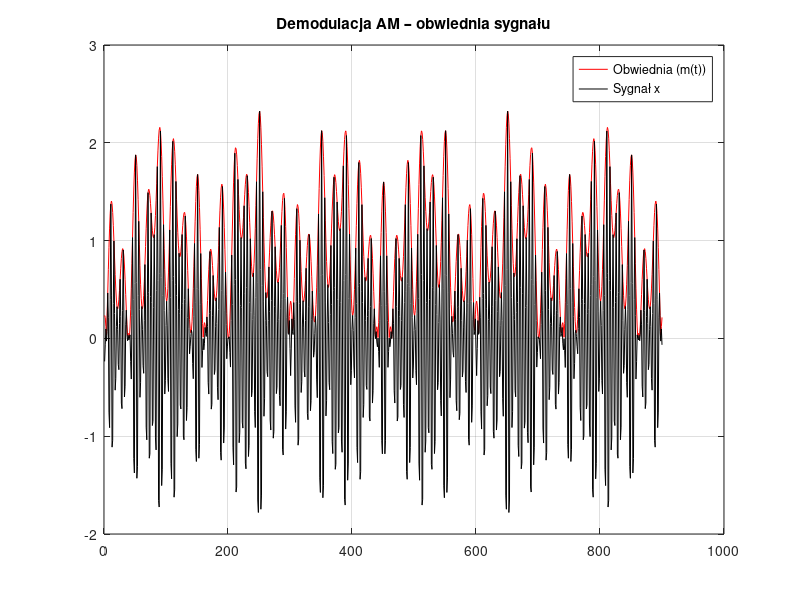
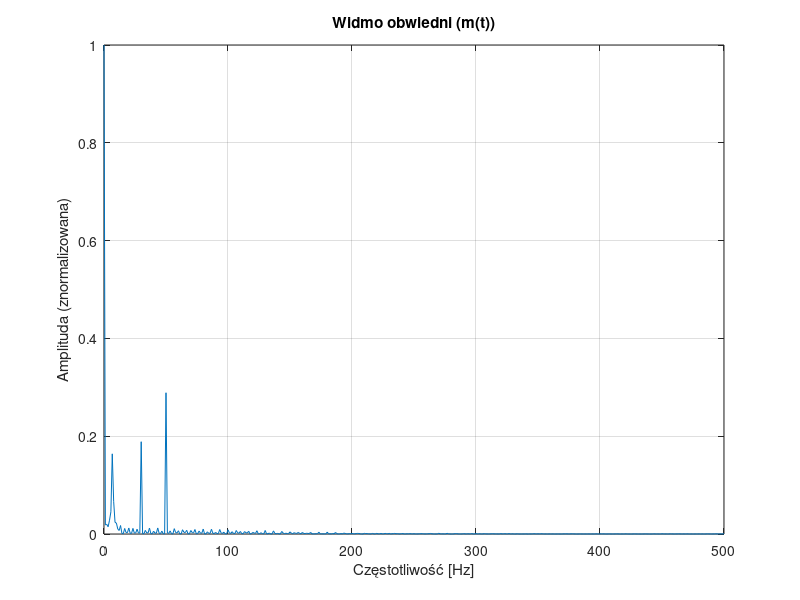
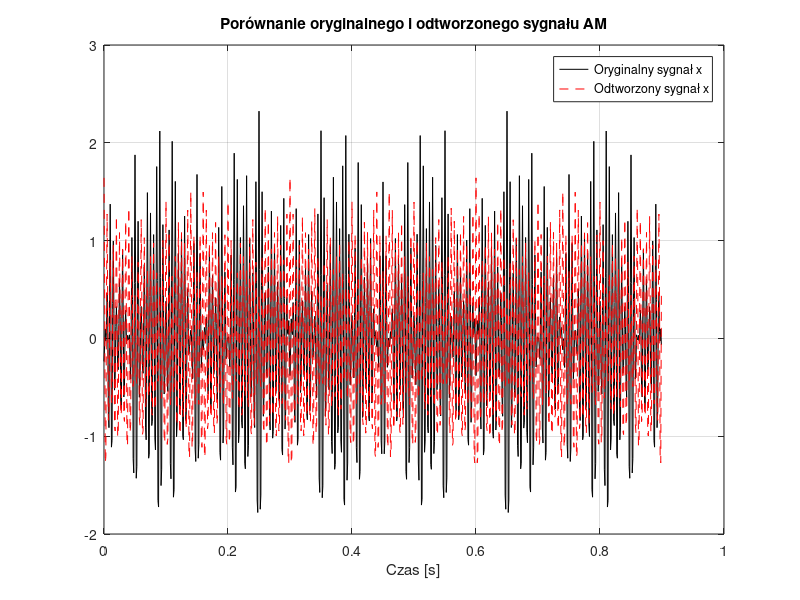

Reproduce these figures in MATLAB, in order.
clear all;
close all;
load("lab08_am.mat");
x = s4;
fs = 1000;
fc = 200;
T = 1;
t = 0:1/fs:T;

% M = 50;
% win = hamming(M+1);
% h = zeros(1, M+1);
% for n = 1:M+1
%     k = n - (M+1)/2;
%     if mod(k,2)==1
%         h(n) = 2/(pi*k);
%     else
%         h(n) = 0;
%     end
% end
% h = h .* win(:)'; % zastosuj okno
% h = h .* win(:)'; % zastosuj okno
M = 50;                  % Połowa długości filtra
N = 2*M + 1;             % Długość całkowita
n = -M:M;                % Indeksy próbek
h = (1 - cos(pi*n)) ./ (pi*n); % Definicja
h(M+1) = 0;              % wartość dla n = 0 (bo 0/0)

w = hamming(N)';
h = h .* w;

xh = filter(h,1,x);

x_sync = x(M+1 : end-M);              % x(n)
xH_sync = xh(2*M+1 : end); 

env = sqrt(x_sync.^2 + xH_sync.^2);
Ne = length(env);

% Wykres obwiedni:
figure;
plot(1:Ne, env, 'r', 1:Ne, x_sync, 'k');
legend('Obwiednia (m(t))', 'Sygnał x');
title('Demodulacja AM – obwiednia sygnału');
grid on;

ENV = abs(fft(env));
ENV = ENV / max(ENV);
f = (0:floor(Ne/2)) * fs / Ne;

% Wykres
figure;
plot(f, ENV(1:floor(Ne/2)+1));
title('Widmo obwiedni (m(t))');
xlabel('Częstotliwość [Hz]');
ylabel('Amplituda (znormalizowana)');
grid on;

t_env = (0:length(x_sync)-1)/fs;
A1 = 0.163942; F1 = 6.67;
A2 = 0.188731; F2 = 30;
A3 = 0.2888849; F3 = 50;

m = 1 + A1*cos(2*pi*F1*t_env)+A2*cos(2*pi*F2*t_env)+A3*cos(2*pi*F3*t_env);
x_reconstructed = m.*cos(2*pi*fc*t_env);


figure;
plot(t_env, x_sync, 'k', t_env, x_reconstructed, 'r--');
legend('Oryginalny sygnał x', 'Odtworzony sygnał x');
title('Porównanie oryginalnego i odtworzonego sygnału AM');
xlabel('Czas [s]');
grid on;

% Obliczenie błędu MSE
mse_error = mean((x_sync - x_reconstructed).^2);
fprintf('Średni błąd kwadratowy (MSE) = %.6f\n', mse_error);

% ENV = abs(fft(env));
% ENV = ENV / max(ENV);  % Normalizacja
% 
% % Oblicz częstotliwości
% f = (0:floor(Ne/2)) * fs / Ne;
% ENV_half = ENV(1:floor(Ne/2)+1);
% 
% % Ignoruj DC (pierwszy element)
% ENV_half(1:2) = 0;
% 
% % Znajdź 3 największe piki w widmie (czyli częstotliwości f1, f2, f3)
% [peak_values, peak_indices] = maxk(ENV_half, 3);
% 
% % Posortuj rosnąco według częstotliwości
% [peak_freqs_sorted, sort_idx] = sort(f(peak_indices));
% peak_amps_sorted = peak_values(sort_idx);
% 
% % Przypisz do nazwanych zmiennych
% f1 = peak_freqs_sorted(1);
% f2 = peak_freqs_sorted(2);
% f3 = peak_freqs_sorted(3);
% 
% A1 = peak_amps_sorted(1);
% A2 = peak_amps_sorted(2);
% A3 = peak_amps_sorted(3);
% 
% % Wyświetlenie wyników
% fprintf('f1 = %.2f Hz, A1 = %.3f\n', f1, A1);
% fprintf('f2 = %.2f Hz, A2 = %.3f\n', f2, A2);
% fprintf('f3 = %.2f Hz, A3 = %.3f\n', f3, A3);
% 
% % Wykres
% figure;
% plot(f, ENV_half);
% hold on;
% stem(peak_freqs_sorted, peak_amps_sorted, 'r', 'LineWidth', 1.5);
% title('Widmo obwiedni z oznaczonymi pikami');
% xlabel('Częstotliwość [Hz]');
% ylabel('Znormalizowana amplituda');
% grid on;
